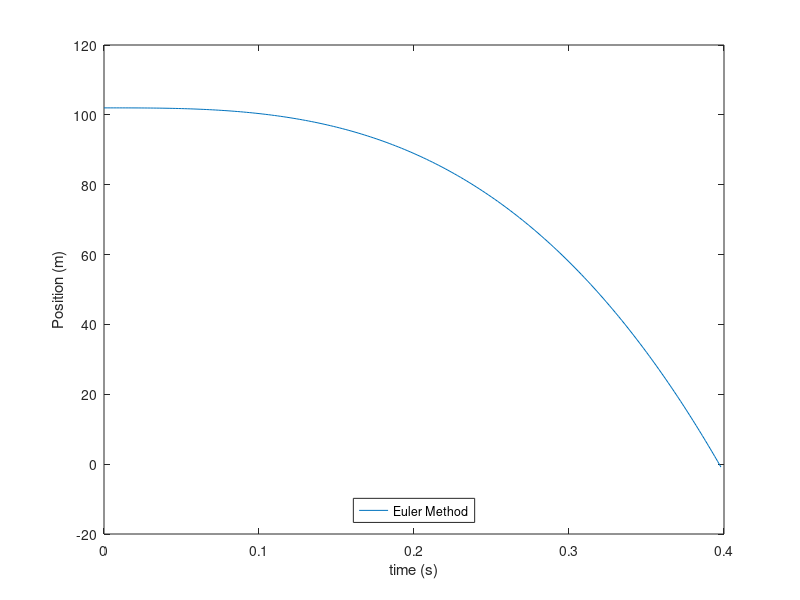

The MATLAB script that drew this image:
clear all;
V0 = 0; % initial speed
m = 0.003; % mass in kg
g = 9.81; % gravity acceleration kg/m3
rho = 1.2; % Air density
%Amax = 4.4e-3; % Object maxarea
Amax = 0.06237;
Amin = 1e-4; % Object minarea
cw = 0.4; % Numerical drag coefficient
N = 200; % Time step
V = zeros(1,N); % Speed
V(1)=V0; % initial speed
deltat=0.002;

pos(1) = 102; % Start height m

t=(0:N-1)*deltat; %Tiden
Arand = Amin+Amax*rand(1,1) % Random nr mellan max och min

if( Arand < Amax && Arand > Amax/2) %Horrisontellt
    Arand = Amax;
else   %Vertikalt
    Arand = Amin;
end
Arand = Amin;

k = 0.5*cw*rho*Arand; % Coefficient
   
for i=1:N-1
V(i+1)=V(i)- deltat*(g-(k/m)*V(i)^2); %c calculate the velocity
pos(i+1) = pos(i) + V(i)*t(i+1); % calculate the position
end


plot(t,pos);
xlabel('time (s)');
ylabel('Position (m)');
legend ('Euler Method','location','south');